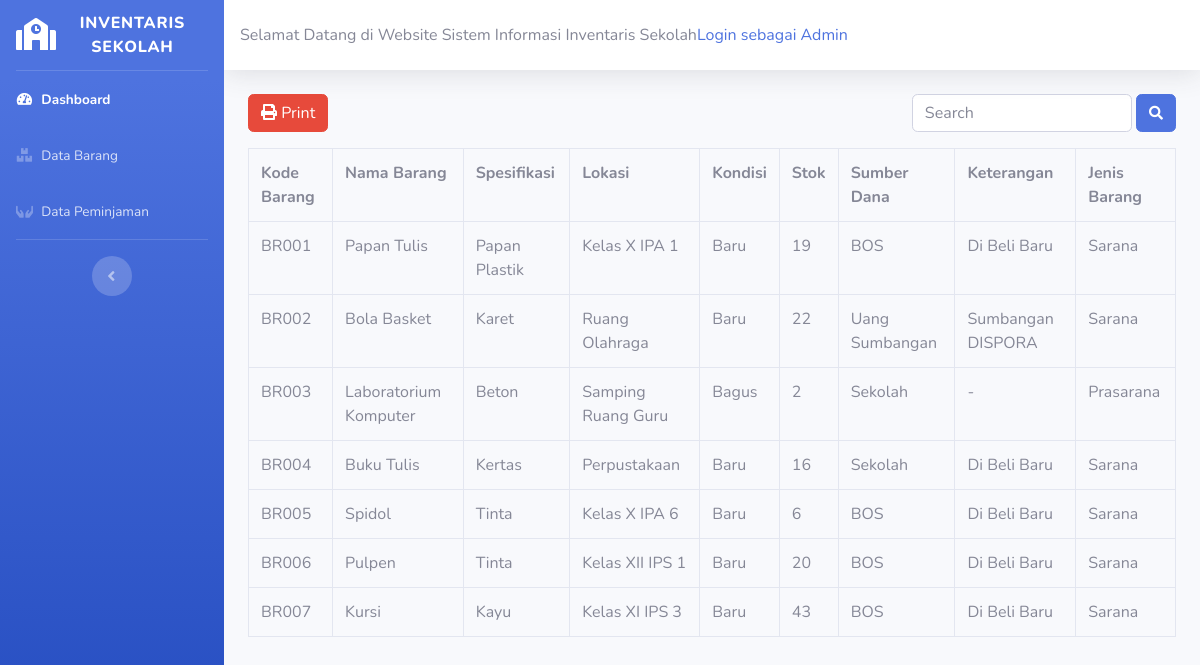
Screenshot of /index.php/user/data_barang_user with the database file from the repository.
### tables this page shows
CREATE TABLE `tb_barang` (
  `kd_barang` varchar(5) NOT NULL,
  `nm_barang` varchar(25) NOT NULL,
  `spesifikasi` varchar(25) NOT NULL,
  `lokasi` varchar(25) NOT NULL,
  `kondisi` varchar(25) NOT NULL,
  `stok` int(11) NOT NULL,
  `sumber_dana` varchar(25) NOT NULL,
  `keterangan` varchar(25) NOT NULL,
  `jns_barang` varchar(25) NOT NULL
);

### application/controllers/user/data_barang_user.php (called while the page is built, shortened)
<?php
class Data_barang_user extends CI_Controller{
	public function index()
	{
		$data['barang'] = $this->model_barang_user->tampil_data()->result();
		$this->load->view('template_user/header');
		$this->load->view('template_user/sidebar');
		$this->load->view('user/data_barang_user', $data);
		$this->load->view('template_user/footer');
	}
}

### index.php (called while the page is built, shortened)
<?php
require_once BASEPATH.'core/CodeIgniter.php';

### application/models/user/model_barang_user.php (called while the page is built, shortened)
<?php
class Model_barang_user extends CI_Model{
	public function tampil_data(){
		return $this->db->get('tb_barang');
	}
}

### application/views/user/data_barang_user.php (the view)
<div class="container-fluid">
	<a class="btn btn-danger" href=" <?php echo base_url('user/data_barang_user/print') ?>"><i class="fa fa-print"></i> Print</a>
		<div class="d-inline-block form-inline mb-3 float-right">
		<?php echo form_open('user/data_barang_user/search') ?>
		<input type="text" name="keyword" class="form-control pull-right" placeholder="Search">
		<button type="submit" class="btn btn-primary"><i class="fas fa-search fa-sm"></i></button>
		<?php echo form_close() ?>
	</div>
	<table class="table table-bordered">
		<tr>
			<th>Kode Barang</th>
			<th>Nama Barang</th>
			<th>Spesifikasi</th>
			<th>Lokasi</th>
			<th>Kondisi</th>
			<th>Stok</th>
			<th>Sumber Dana</th>
			<th>Keterangan</th>
			<th>Jenis Barang</th>
		</tr>
		<?php
		foreach($barang as $brg) : ?>
			<tr>
				<td><?php echo $brg->kd_barang ?></td>
				<td><?php echo $brg->nm_barang ?></td>
				<td><?php echo $brg->spesifikasi ?></td>
				<td><?php echo $brg->lokasi ?></td>
				<td><?php echo $brg->kondisi ?></td>
				<td><?php echo $brg->stok ?></td>
				<td><?php echo $brg->sumber_dana ?></td>
				<td><?php echo $brg->keterangan ?></td>
				<td><?php echo $brg->jns_barang ?></td>
			</tr>
		<?php endforeach; ?>
	</table>
</div>

### application/views/template_user/header.php (shortened to what this page needs)
<!DOCTYPE html>
<html lang="en">
<head>
  <link href="<?php echo base_url() ?>assets/vendor/fontawesome-free/css/all.min.css" rel="stylesheet" type="text/css">
  <link href="<?php echo base_url() ?>assets/css/sb-admin-2.min.css" rel="stylesheet">
</head>

### application/views/template_user/sidebar.php (shortened to what this page needs)
<body id="page-top">
  <div id="wrapper">
    <ul class="navbar-nav bg-gradient-primary sidebar sidebar-dark accordion" id="accordionSidebar">
      <a class="sidebar-brand d-flex align-items-center justify-content-center" href="index.html">
        <div class="sidebar-brand-icon">
          <i class="fas fa-school"></i>
        </div>
        <div class="sidebar-brand-text mx-3">INVENTARIS SEKOLAH</div>
      </a>
      <hr class="sidebar-divider my-0">
      <li class="nav-item active">
        <a class="nav-link" href="<?php echo base_url('user/dashboard_user') ?>">
          <i class="fas fa-fw fa-tachometer-alt"></i>
          <span>Dashboard</span></a>
      </li>
      <li class="nav-item">
        <a class="nav-link" href="<?php echo base_url('user/data_barang_user') ?>">
          <i class="fas fa-fw fa-boxes"></i>
          <span>Data Barang</span></a>
      </li>
      <li class="nav-item">
        <a class="nav-link" href="<?php echo base_url('user/data_peminjaman_user') ?>">
          <i class="fas fa-fw fa-hands"></i>
          <span>Data Peminjaman</span></a>
      </li>
      <hr class="sidebar-divider d-none d-md-block">
      <div class="text-center d-none d-md-inline">
        <button class="rounded-circle border-0" id="sidebarToggle"></button>
      </div>
    </ul>
    <div id="content-wrapper" class="d-flex flex-column">
      <div id="content">
        <nav class="navbar navbar-expand navbar-light bg-white topbar mb-4 static-top shadow">
          <marquee scrolldelay="50" direction="right">Selamat Datang di Website Sistem Informasi Inventaris Sekolah</marquee>
            <ul class="na navbar-nav navbar-right">
                <li class="text-center"><?php echo anchor('auth/login','Login sebagai Admin') ?></li>
              </ul>
        </nav>

### application/views/template_user/footer.php (shortened to what this page needs)
</body>
</html>

### rows the page displays
tb_barang: kd_barang "BR001", nm_barang "Papan Tulis", spesifikasi "Papan Plastik", lokasi "Kelas X IPA 1", kondisi "Baru", stok "19", sumber_dana "BOS", keterangan "Di Beli Baru", jns_barang "Sarana"
tb_barang: kd_barang "BR002", nm_barang "Bola Basket", spesifikasi "Karet", lokasi "Ruang Olahraga", kondisi "Baru", stok "22", sumber_dana "Uang Sumbangan", keterangan "Sumbangan DISPORA", jns_barang "Sarana"
tb_barang: kd_barang "BR003", nm_barang "Laboratorium Komputer", spesifikasi "Beton", lokasi "Samping Ruang Guru", kondisi "Bagus", stok "2", sumber_dana "Sekolah", keterangan "-", jns_barang "Prasarana"
tb_barang: kd_barang "BR004", nm_barang "Buku Tulis", spesifikasi "Kertas", lokasi "Perpustakaan", kondisi "Baru", stok "16", sumber_dana "Sekolah", keterangan "Di Beli Baru", jns_barang "Sarana"
tb_barang: kd_barang "BR005", nm_barang "Spidol", spesifikasi "Tinta", lokasi "Kelas X IPA 6", kondisi "Baru", stok "6", sumber_dana "BOS", keterangan "Di Beli Baru", jns_barang "Sarana"
tb_barang: kd_barang "BR006", nm_barang "Pulpen", spesifikasi "Tinta", lokasi "Kelas XII IPS 1", kondisi "Baru", stok "20", sumber_dana "BOS", keterangan "Di Beli Baru", jns_barang "Sarana"
tb_barang: kd_barang "BR007", nm_barang "Kursi", spesifikasi "Kayu", lokasi "Kelas XI IPS 3", kondisi "Baru", stok "43", sumber_dana "BOS", keterangan "Di Beli Baru", jns_barang "Sarana"

### other values shown
anchor('auth/login','Login sebagai Admin') "Login sebagai Admin"
